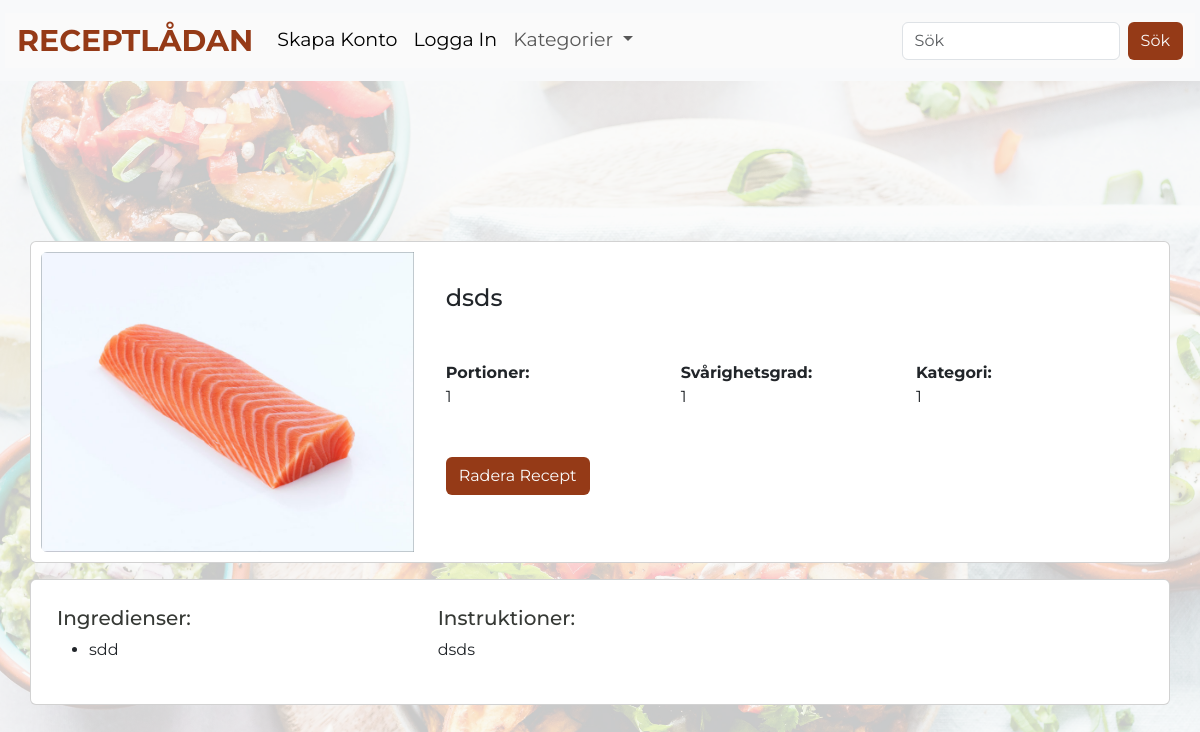
Screenshot of /detail/11 with the database file from the repository.
### main.py (models this page shows)
class Recipe(db.Model):
    id = db.Column(db.Integer, primary_key=True)
    user_id = db.Column(db.Integer, ForeignKey("users.id"))
    title = db.Column(db.String(100))
    ingredients = db.Column(db.Text)
    instruction = db.Column(db.Text)
    portions = db.Column(db.Integer)
    difficulty = db.Column(db.Integer)
    category = db.Column(db.Integer)
    date_posted = db.Column(db.DateTime, default=datetime.utcnow)
    image = db.Column(db.String(100))  # Path to the image file

### main.py (the view)
@app.route("/detail/<int:id>")
def recipe_detail(id):
    isAuthorized = session.get("Authorized", default=False)
    recipe = Recipe.query.get_or_404(id)
    return render_template(
        "recipe_detail.html", isAuthorized=isAuthorized, recipe=recipe
    )

### templates/recipe_detail.html (shortened to what this page needs)
{% extends "base.html" %} {% block body %}
<div class="main-recipe">
  <div class="card mb-3">
    <div class="row g-0">
      <div class="col-md-4 h-400">
        <img
          src="{{ recipe.image }}"
          alt="Picture of {{ recipe.title }}"
          class="img-fluid rounded-start"
          style="object-fit: cover; height: 100%; width: 100%"
        />
      </div>
      <div class="col-md-8 p-3">
        <div class="card-body">
          <div class="flex-grow-1">
            <h4 class="card-title mb-0">{{ recipe.title }}</h4>
            <br />
            <br />
            <div class="row">
              <div class="col-md-4">
                <div class="mb-4">
                  <strong>Portioner:</strong><br />
                  <p>{{ recipe.portions }}</p>
                </div>
              </div>
              <div class="col-md-4">
                <div class="mb-4">
                  <strong>Svårighetsgrad:</strong><br />
                  <p>{{ recipe.difficulty }}</p>
                </div>
              </div>
              <div class="col-md-4">
                <div class="mb-4">
                  <strong>Kategori:</strong><br />
                  <p>{{ recipe.category }}</p>
                </div>
              </div>
            </div>
            <div class="float-right">
              <br />
              <a
                href="{{ url_for ('delete_recipe', id=recipe.id) }}"
                class="btn btn-custom-secondary btn crud-btn-text"
                >Radera Recept</a
              >
            </div>
          </div>
        </div>
      </div>
    </div>
  </div>
  <div class="card mb-3">
    <div class="row">
      <div class="col-md-4">
        <div class="card-body">
          <h5>Ingredienser:</h5>
          <ul>
            {% for ingredient in recipe.ingredients.split('\n') %}
            <li>{{ ingredient }}</li>
            {% endfor %}
          </ul>
        </div>
      </div>
      <div class="col-md-8">
        <div class="card-body">
          <h5>Instruktioner:</h5>
          {% for step in recipe.instruction.split('\n') %}
          <p>{{ step }}</p>
          {% endfor %}
        </div>
      </div>
    </div>
  </div>
</div>
{% endblock %}

### static/css/main.css (style rules this page uses)
body { background-color: #fafafa; font-family: "Montserrat", sans-serif; color: #363935; }
h1, h2, h3, h4, h5 { color: #363935; }
.btn { background-color: #953a17; color: #fafafa; }
.btn-custom-secondary { text-align: right; }
.card { margin-right: 30px; margin-left: 30px; padding: 10px; }

### rows the page displays
Recipe: image (picture), title "dsds", portions "1", difficulty "1", category "1", ingredients "sdd", instruction "dsds"
